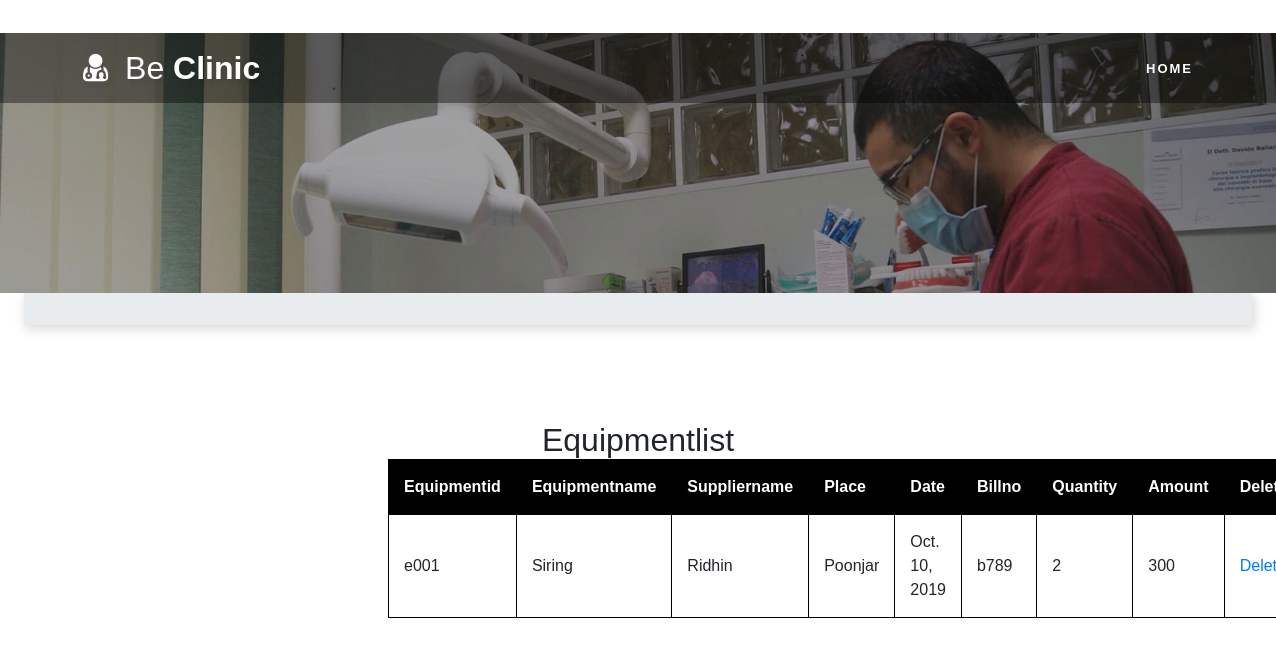
/viewequip/, run on the app's committed database.
### testapp/models.py (models this page shows, shortened)
class equipment(models.Model):
    equipmentid=models.CharField(unique=True,max_length=40)
    equipmentname=models.CharField(max_length=100)
    suppliername=models.CharField(max_length=100)
    place=models.CharField(max_length=100)
    date=models.DateField()
    billno=models.CharField(max_length=50)
    quantity = models.IntegerField()
    amount = models.IntegerField()

### testapp/views.py (the view)
# urls.py: url(r'^viewequip/', views.viewequip, name='viewequip'),
def viewequip(request):
    data=equipment.objects.all()
    return render(request,'admin/equipmentlist.html',{'data':data})

### templates/admin/equipmentlist.html (shortened to what this page needs)
<!DOCTYPE html>
<html lang="zxx">
{% load staticfiles%}
<head>
	<link rel="stylesheet" href="{%static 'css/bootstrap.css'%}">
	<link rel="stylesheet" href="{%static 'css/style.css'%}" type="text/css" media="all" />
	<link href="{%static 'css/font-awesome.min.css'%}" rel="stylesheet">
</head>
<body>
	<div id="home">
		<header>
			<div class="top-bar py-3">
				<div class="container">
					<div class="row">
						<div class="col-xl-5 col-lg-6 col-md-8 top-social-agile text-lg-left text-center">
							<div class="row">
								<div class="col-4 header-top_w3layouts">
								</div>
							</div>
						</div>
						<div class="col-xl-7 col-lg-6 col-md-4 top-social-agile text-md-right text-center mt-md-0 mt-2">
						</div>
					</div>
				</div>
			</div>
		</header>
		<div class="main-top">
			<div class="container">
				<div class="header d-md-flex justify-content-between align-items-center py-3">
					<div id="logo">
						<h1>
							<a href="">
								<span class="fa fa-user-md mr-2"></span>
								<span class="logo-sp">Be</span> Clinic
							</a>
						</h1>
					</div>
					<div class="nav_w3ls">
						<nav>
							<ul class="menu">
								<li><a href="{% url 'admin/homepage' %}">Home</a></li>
							</ul>
						</nav>
					</div>
				</div>
			</div>
		</div>
		<div class="main-banner-2">
		</div>
	</div>
			</body>
			<div class="login px-sm-4 mx-auto mw-100 login-wrapper">
                <div class="breadcrumb-agile py-1">
		<ol class="breadcrumb m-0">
		</ol>
	</div>
<section class="logins py-5">
		<div class="container py-xl-5 py-lg-3">
			<div class="title-section mb-md-5 mb-4">
				<form  enctype="multipart/form-data" class="login-wrapper"  method="post">
<h2 align="center">Equipmentlist</h2>
<table id="t01" align="center">
  <tr>
    <th>Equipmentid</th>
    <th>Equipmentname</th>
    <th>Suppliername</th>
    <th>Place</th>
    <th>Date</th>
    <th>Billno</th>
    <th>Quantity</th>
    <th>Amount</th>
    <th>Delete</th>
  </tr>
  <tbody>
    {% for i in data %}
    <tr>
    <td>{{ i.equipmentid}}</td>
    <td>{{ i.equipmentname }}</td>
    <td>{{ i.suppliername }}</td>
    <td>{{ i.place }}</td>
    <td>{{ i.date }}</td>
    <td>{{ i.billno }}</td>
    <td>{{ i.quantity }}</td>
    <td>{{ i.amount }}</td>
	<td><a name="Submit" value="delete" href="{% url 'eqdde' id=i.id  %}"width="50" height="50" >Delete</a></td>	</tr>
    {% endfor %}
  </tbody>
</table>
                </form>
            </div>
        </div>
</section>
            </div>
</html>

### static/css/style.css (style rules this page uses)
body { padding: 0; margin: 0; background: #FFF; font-family: 'Quicksand', sans-serif; }
body a, body button { transition: 0.5s all; -webkit-transition: 0.5s all; -moz-transition: 0.5s all; -o-transition: 0.5s all; -ms-transition: 0.5s all; text-decoration: none; }
html { scroll-behavior: smooth; }
h1, h2, h3, h4, h5, h6 { margin: 0; padding: 0; font-family: 'Mukta', sans-serif; }
ul, ol { margin: 0; padding: 0; }
.header-top_w3layouts { padding: 0 .5em; }
#home { position: relative; }
.main-top { position: absolute; z-index: 999; width: 100%; background: rgba(0, 0, 0, 0.4); }
nav { margin: 0; padding: 0; }
#logo a { float: left; display: initial; font-weight: 700; font-size: 32px; color: #fff; text-shadow: 2px 5px 3px rgba(0, 0, 0, 0.06); padding: 0; }
span.logo-sp { font-weight: 100; }
nav:after { content: ""; display: table; clear: both; }
nav ul { float: right; padding: 0; margin: 0; list-style: none; position: relative; }
nav ul li { margin: 0px; display: inline-block; float: left; }
nav a { padding: 0; color: #fff; font-size: 13px; letter-spacing: 2px; font-weight: 700; text-transform: uppercase; display: inline-block; transition: 0.5s all; -webkit-transition: 0.5s all; -moz-transition: 0.5s all; -o-transition: 0.5s all; -ms-transition: 0.5s all; }
li>a:only-child:after { content: ''; }
.main-banner-2 { background: url(../images/1.jpg) no-repeat top; background-size: cover; -webkit-background-size: cover; -moz-background-size: cover; -o-background-size: cover; -ms-background-size: cover; min-height: 300px; }
.breadcrumb-agile { background: #e9ecef; box-shadow: 2px 3px 12px 1px rgba(0, 0, 0, 0.15); }
form.login-wrapper { margin: 0 auto; max-width: 500px; }
@media (max-width: 1440px) { .main-banner-2 { min-height: 260px; } }

### templates/admin/equipmentlist.html (style rules this page uses)
table { width:100%; }
table, th, td { border: 1px solid black; border-collapse: collapse; }
th, td { padding: 15px; text-align: left; }
table#t01 tr:nth-child(odd) { background-color: #fff; }
table#t01 th { background-color: black; color: white; }

### data on the page
equipment: equipmentid "e001", equipmentname "Siring", suppliername "Ridhin", place "Poonjar", date "Oct. 10, 2019", billno "b789", quantity "2", amount "300"
